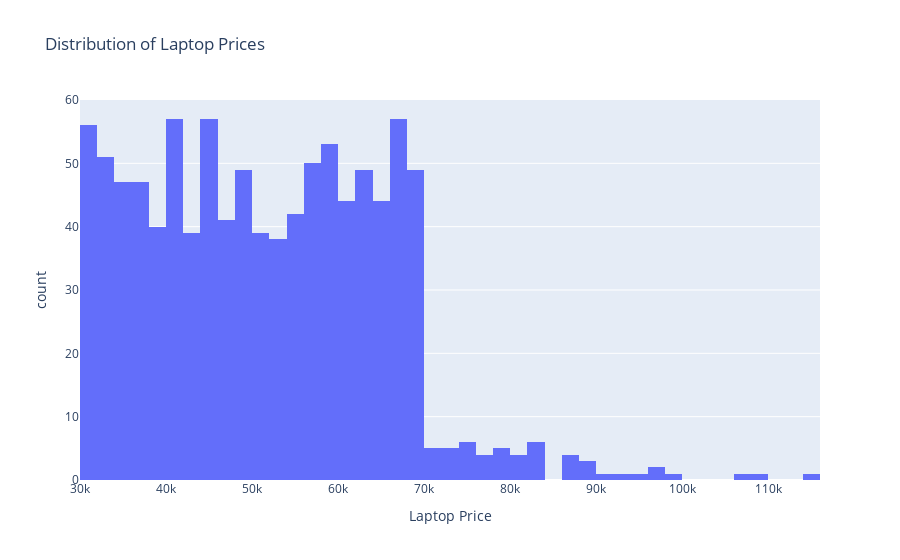

The cell this chart's notebook holds for it:
### Code cell
# Visualize the Distribution of Prices

# Price Distribution
fig = px.histogram(df,
                   x='Price', 
                   title='Distribution of Laptop Prices', 
                   labels={'Price': 'Laptop Price'})
fig.show()

### Figure 1 — Plotly figure (JSON) as saved in the notebook; plotly's stock layout.template omitted (floating-point values rounded to 4 significant figures; data arrays with more than 128 entries replaced by an {"elided": "..."} marker saying what was removed)
{"data": [{"alignmentgroup": "True", "bingroup": "x", "hovertemplate": "Laptop Price=%{x}<br>count=%{y}<extra></extra>", "legendgroup": "", "marker": {"color": "#636efa", "pattern": {"shape": ""}}, "name": "", "offsetgroup": "", "orientation": "v", "showlegend": false, "type": "histogram", "x": {"elided": "1000 float values"}, "xaxis": "x", "yaxis": "y"}], "layout": {"barmode": "relative", "legend": {"tracegroupgap": 0}, "title": {"text": "Distribution of Laptop Prices"}, "xaxis": {"anchor": "y", "domain": [0, 1], "title": {"text": "Laptop Price"}}, "yaxis": {"anchor": "x", "domain": [0, 1], "title": {"text": "count"}}}}
